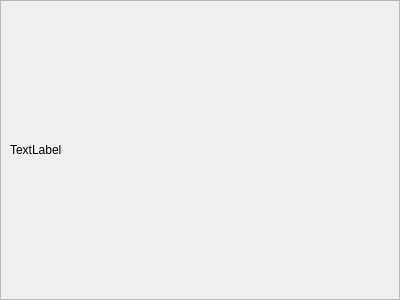
<?xml version="1.0" encoding="UTF-8"?>
<ui version="4.0">
 <class>XImageDlg</class>
 <widget class="QWidget" name="XImageDlg">
  <property name="geometry">
   <rect>
    <x>0</x>
    <y>0</y>
    <width>400</width>
    <height>300</height>
   </rect>
  </property>
  <property name="windowTitle">
   <string>Form</string>
  </property>
  <layout class="QHBoxLayout" name="horizontalLayout">
   <property name="leftMargin">
    <number>0</number>
   </property>
   <property name="topMargin">
    <number>0</number>
   </property>
   <property name="rightMargin">
    <number>0</number>
   </property>
   <property name="bottomMargin">
    <number>0</number>
   </property>
   <item>
    <widget class="QScrollArea" name="scrollArea">
     <property name="widgetResizable">
      <bool>true</bool>
     </property>
     <widget class="QWidget" name="scrollAreaWidgetContents">
      <property name="geometry">
       <rect>
        <x>0</x>
        <y>0</y>
        <width>398</width>
        <height>298</height>
       </rect>
      </property>
      <layout class="QHBoxLayout" name="horizontalLayout_2">
       <item>
        <widget class="QLabel" name="label">
         <property name="text">
          <string>TextLabel</string>
         </property>
        </widget>
       </item>
      </layout>
     </widget>
    </widget>
   </item>
  </layout>
 </widget>
 <resources/>
 <connections/>
</ui>
